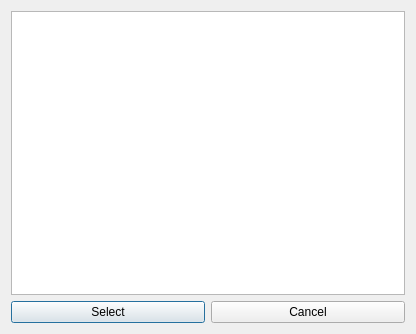
<?xml version="1.0" encoding="UTF-8"?>
<ui version="4.0">
 <class>CollisionWindow</class>
 <widget class="QDialog" name="CollisionWindow">
  <property name="geometry">
   <rect>
    <x>0</x>
    <y>0</y>
    <width>416</width>
    <height>334</height>
   </rect>
  </property>
  <property name="windowTitle">
   <string>Add collision with</string>
  </property>
  <property name="locale">
   <locale language="English" country="UnitedStates"/>
  </property>
  <layout class="QVBoxLayout" name="verticalLayout">
   <item>
    <widget class="QListWidget" name="objectsWidget"/>
   </item>
   <item>
    <layout class="QHBoxLayout" name="horizontalLayout">
     <item>
      <widget class="QPushButton" name="selectButton">
       <property name="text">
        <string>Select</string>
       </property>
      </widget>
     </item>
     <item>
      <widget class="QPushButton" name="cancelButton">
       <property name="text">
        <string>Cancel</string>
       </property>
      </widget>
     </item>
    </layout>
   </item>
  </layout>
 </widget>
 <layoutdefault spacing="6" margin="11"/>
 <resources/>
 <connections/>
</ui>
